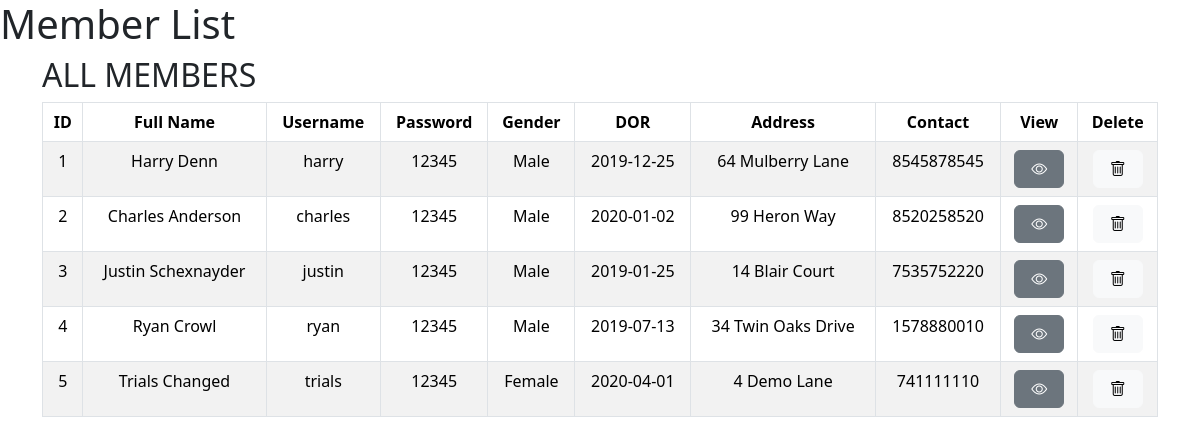
Screenshot of /crudapp/mihir/members/index.php with the database file from the repository.
### tables this page shows
CREATE TABLE `members` (
  `member_id` int NOT NULL AUTO_INCREMENT,
  `fullname` varchar(20) NOT NULL,
  `username` varchar(20) NOT NULL,
  `password` varchar(100) NOT NULL,
  `gender` varchar(20) NOT NULL,
  `dor` date NOT NULL,
  `address` varchar(20) NOT NULL,
  `contact` varchar(10) NOT NULL,
  `email` varchar(50) NOT NULL,
  PRIMARY KEY (member_id)
);

### crudapp/mihir/members/index.php (the view, shortened to what this page needs)
<div class="scroll-bg">
    <div>
        <div class="scroll-object">
            <?php include("header.php");?>
            <?php include("dbcon.php");?>
                <div class="box-1">
                <h2>ALL MEMBERS</h2>
                </div>
                <table class="table table-hover table-bordered table-striped" style="text-align: center;">
                    <thead>
                        <tr>
                            <th>ID</th>
                            <th>Full Name</th>
                            <th>Username</th>
                            <th>Password</th>
                            <th>Gender</th>
                            <th>DOR</th>
                            <th>Address</th>
                            <th>Contact</th>
                            <th>View</th>
                            <th>Delete</th>
                        </tr>
                    </thead>
                    <tbody>
                        <?php
                        $query = "SELECT * FROM `members`";
                        $result = mysqli_query($connection, $query);
                        if(!$result){
                            die("query failed".mysqli_error($connection));
                        }
                        else{
                            while($row = mysqli_fetch_assoc($result)){
                            ?>
                                <tr>
                                    <td><?php echo $row['member_id']?></td>
                                    <td><?php echo $row['fullname']?></td>
                                    <td><?php echo $row['username']?></td>
                                    <td><?php echo $row['password']?></td>
                                    <td><?php echo $row['gender']?></td>
                                    <td><?php echo $row['dor']?></td>
                                    <td><?php echo $row['address']?></td>
                                    <td><?php echo $row['contact']?></td>
                                    <td><a href="view_page_members.php?id=<?php echo $row['member_id']?>" class="btn btn-secondary"><i class="bi bi-eye" style="padding: 4px;"></i></a></td>
                                    <td><a href="delete_page.php?id=<?php echo $row['member_id']?>" class="mybtn2 btn btn-light btn-small"><i class="bi bi-trash" style="padding: 4px;"></i></a></td>
                                </tr>
                            <?php
                            }
                        }
                        ?>
                    </tbody>
                </table>
            <?php include("footer.php"); ?>
        </div>
    </div>
</div>

### rows the page displays
members: member_id "1", fullname "Harry Denn", username "harry", password "12345", gender "Male", dor "2019-12-25", address "64 Mulberry Lane", contact "8545878545"
members: member_id "2", fullname "Charles Anderson", username "charles", password "12345", gender "Male", dor "2020-01-02", address "99 Heron Way", contact "8520258520"
members: member_id "3", fullname "Justin Schexnayder", username "justin", password "12345", gender "Male", dor "2019-01-25", address "14 Blair Court", contact "7535752220"
members: member_id "4", fullname "Ryan Crowl", username "ryan", password "12345", gender "Male", dor "2019-07-13", address "34 Twin Oaks Drive", contact "1578880010"
members: member_id "5", fullname "Trials Changed", username "trials", password "12345", gender "Female", dor "2020-04-01", address "4 Demo Lane", contact "741111110"
